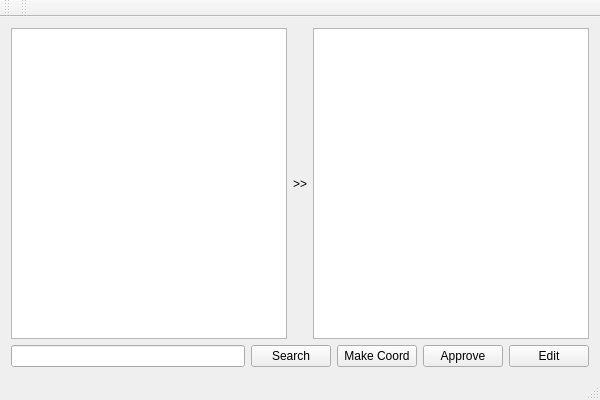
<?xml version="1.0" encoding="UTF-8"?>
<ui version="4.0">
 <class>ExamClass</class>
 <widget class="QMainWindow" name="ExamClass">
  <property name="geometry">
   <rect>
    <x>0</x>
    <y>0</y>
    <width>600</width>
    <height>400</height>
   </rect>
  </property>
  <property name="windowTitle">
   <string>Exam</string>
  </property>
  <widget class="QWidget" name="centralWidget">
   <layout class="QVBoxLayout" name="verticalLayout">
    <item>
     <layout class="QHBoxLayout" name="horizontalLayout_2">
      <item>
       <widget class="QListWidget" name="listWidget"/>
      </item>
      <item>
       <widget class="QLabel" name="label">
        <property name="text">
         <string>&gt;&gt;</string>
        </property>
       </widget>
      </item>
      <item>
       <widget class="QListWidget" name="resultList"/>
      </item>
     </layout>
    </item>
    <item>
     <layout class="QHBoxLayout" name="horizontalLayout">
      <item>
       <widget class="QLineEdit" name="searchLine"/>
      </item>
      <item>
       <widget class="QPushButton" name="pushButton">
        <property name="text">
         <string>Search</string>
        </property>
       </widget>
      </item>
      <item>
       <widget class="QPushButton" name="coordButton">
        <property name="text">
         <string>Make Coord</string>
        </property>
       </widget>
      </item>
      <item>
       <widget class="QPushButton" name="pushButton_2">
        <property name="text">
         <string>Approve</string>
        </property>
       </widget>
      </item>
      <item>
       <widget class="QPushButton" name="editButton">
        <property name="text">
         <string>Edit</string>
        </property>
       </widget>
      </item>
     </layout>
    </item>
   </layout>
  </widget>
  <widget class="QMenuBar" name="menuBar">
   <property name="geometry">
    <rect>
     <x>0</x>
     <y>0</y>
     <width>600</width>
     <height>21</height>
    </rect>
   </property>
  </widget>
  <widget class="QToolBar" name="mainToolBar">
   <attribute name="toolBarArea">
    <enum>TopToolBarArea</enum>
   </attribute>
   <attribute name="toolBarBreak">
    <bool>false</bool>
   </attribute>
  </widget>
  <widget class="QStatusBar" name="statusBar"/>
  <widget class="QToolBar" name="toolBar">
   <property name="windowTitle">
    <string>toolBar</string>
   </property>
   <attribute name="toolBarArea">
    <enum>TopToolBarArea</enum>
   </attribute>
   <attribute name="toolBarBreak">
    <bool>false</bool>
   </attribute>
  </widget>
 </widget>
 <layoutdefault spacing="6" margin="11"/>
 <resources>
  <include location="Exam.qrc"/>
 </resources>
 <connections/>
</ui>
